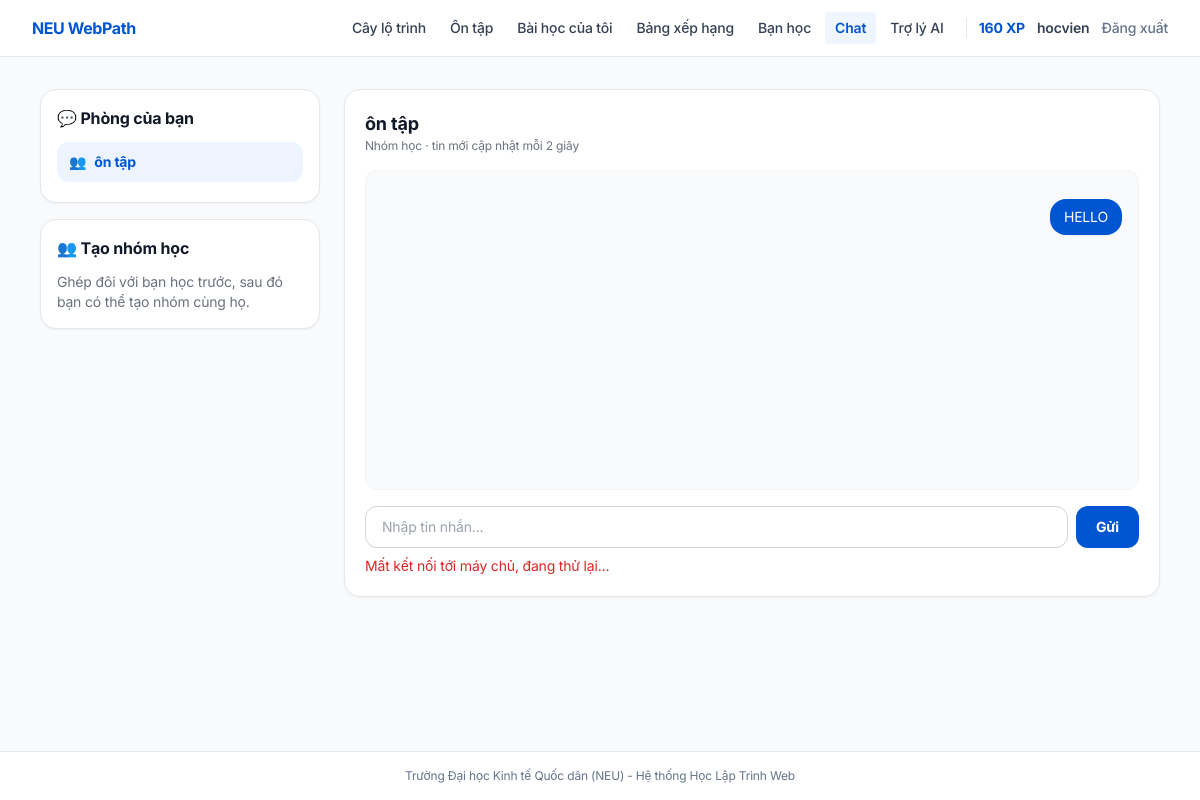
The app's page /chat/ (signed in) with its own data.
### app/models/schema.py (models this page shows, shortened)
class User(UserMixin, db.Model):
    __tablename__ = "users"
    id = db.Column(db.Integer, primary_key=True)
    username = db.Column(db.String(64), unique=True, nullable=False, index=True)
    email = db.Column(db.String(191), unique=True, nullable=False, index=True)
    password_hash = db.Column(db.String(255), nullable=False)
    role = db.Column(
        db.Enum("learner", "instructor", "admin", name="user_roles", native_enum=False),
        default="learner",
        nullable=False,
    )
    total_xp = db.Column(db.Integer, default=0, nullable=False)
    current_streak = db.Column(db.Integer, default=1, nullable=False)
    placement_done = db.Column(db.Boolean, default=False, nullable=False)
    placement_level = db.Column(db.String(100), default="Người mới bắt đầu (Tier 1)")
    current_focus_skill_id = db.Column(db.Integer, db.ForeignKey("skills.id", ondelete="SET NULL"))
    created_at = db.Column(db.DateTime, default=lambda: datetime.now(timezone.utc))
    focus_skill = db.relationship("Skill", foreign_keys=[current_focus_skill_id])
    badges = db.relationship("UserBadge", backref="user", cascade="all, delete-orphan")
    @property
    def is_admin_or_instructor(self) -> bool:
        return self.role in ("admin", "instructor")

### app/models/buddy.py (models this page shows)
class ChatRoom(db.Model):
    __tablename__ = "chat_rooms"
    id = db.Column(db.Integer, primary_key=True)
    type = db.Column(db.String(10), nullable=False)
    name = db.Column(db.String(100))
    created_by = db.Column(db.Integer, db.ForeignKey("users.id", ondelete="SET NULL"))
    created_at = db.Column(db.DateTime, default=_now)
    members = db.relationship("RoomMember", cascade="all, delete-orphan")
    __table_args__ = (CheckConstraint("type IN ('pair', 'group')", name="ck_room_type"),)

class Message(db.Model):
    __tablename__ = "messages"
    id = db.Column(db.Integer, primary_key=True)
    room_id = db.Column(db.Integer, db.ForeignKey("chat_rooms.id", ondelete="CASCADE"), nullable=False, index=True)
    user_id = db.Column(db.Integer, db.ForeignKey("users.id", ondelete="CASCADE"), nullable=False)
    content = db.Column(db.Text, nullable=False)
    created_at = db.Column(db.DateTime, default=_now)
    author = db.relationship("User")

### app/blueprints/chat.py (the view)
@chat_bp.route("/")
@login_required
def index():
    uid = current_user.id
    rooms = svc.list_rooms(uid)
    current = None
    room_id = request.args.get("room", type=int)
    if room_id:
        candidate = _my_room(room_id)
        if candidate:
            current = candidate
        else:
            flash("Bạn không có quyền vào phòng này.", "danger")
    if current is None and rooms:
        current = rooms[0][0]
    messages, can_send, other_id, current_title = [], False, None, ""
    if current:
        messages = svc.recent_messages(current.id)
        can_send = svc.can_send(uid, current)
        other_id = svc.other_member_id(current, uid) if current.type == "pair" else None
        current_title = svc.room_title(current, uid)
    partners = (
        User.query.filter(User.id.in_(svc.matched_partner_ids(uid))).order_by(User.username).all()
        if svc.matched_partner_ids(uid) else []
    )
    return render_template(
        "chat/index.html",
        rooms=rooms,
        current=current,
        messages=[_msg_dict(m) for m in messages],
        can_send=can_send,
        other_id=other_id,
        current_title=current_title,
        partners=partners,
    )

### app/blueprints/chat.py (called while the page is built)
def _msg_dict(m) -> dict:
    return {
        "id": m.id,
        "room_id": m.room_id,
        "user_id": m.user_id,
        "username": m.author.username,
        "content": m.content,
        "created_at": m.created_at.isoformat() if m.created_at else None,
    }

### app/models/schema.py (called while the page is built)
@login_manager.user_loader
def load_user(user_id: str):
    return db.session.get(User, int(user_id))

### app/services/buddy_service.py (called while the page is built)
def is_member(user_id: int, room: ChatRoom) -> bool:
    return any(m.user_id == user_id for m in room.members)

def room_title(room: ChatRoom, user_id: int) -> str:
    if room.type == "group":
        return room.name or "Nhóm học"
    other = next((m.user for m in room.members if m.user_id != user_id), None)
    return other.username if other else "Phòng riêng"

def list_rooms(user_id: int) -> list[tuple[ChatRoom, str]]:
    rooms = (
        ChatRoom.query.join(RoomMember, RoomMember.room_id == ChatRoom.id)
        .filter(RoomMember.user_id == user_id)
        .order_by(ChatRoom.id.desc())
        .all()
    )
    return [(r, room_title(r, user_id)) for r in rooms]

def can_send(user_id: int, room: ChatRoom) -> bool:
    if not is_member(user_id, room):
        return False
    if room.type == "pair":
        other = other_member_id(room, user_id)
        if other is not None and other in blocked_ids(user_id):
            return False
    return True

def recent_messages(room_id: int, limit: int = 50) -> list[Message]:
    msgs = Message.query.filter_by(room_id=room_id).order_by(Message.id.desc()).limit(limit).all()
    return list(reversed(msgs))

def matched_partner_ids(user_id: int) -> list[int]:
    my_rooms = [rid for (rid,) in db.session.query(RoomMember.room_id).filter(RoomMember.user_id == user_id).all()]
    if not my_rooms:
        return []
    pair_rooms = ChatRoom.query.filter(ChatRoom.id.in_(my_rooms), ChatRoom.type == "pair").all()
    return [m.user_id for r in pair_rooms for m in r.members if m.user_id != user_id]

### app/templates/chat/index.html (shortened to what this page needs)
{% extends "base.html" %}
{% block content %}
<div class="max-w-6xl mx-auto px-4 py-8 grid lg:grid-cols-[280px_1fr] gap-6">
  <aside class="space-y-4">
    <div class="bg-white rounded-2xl border border-gray-200 p-4 shadow-sm">
      <h2 class="font-bold text-gray-900 mb-3">💬 Phòng của bạn</h2>
      {% for room, title in rooms %}
        <a href="{{ url_for('chat.index', room=room.id) }}"
           class="flex items-center gap-2 px-3 py-2.5 rounded-xl text-sm mb-1 transition
                  {% if current and room.id == current.id %}bg-[#EEF4FF] text-[#0056D2] font-bold{% else %}text-gray-700 hover:bg-gray-50{% endif %}">
          <span>{{ '👥' if room.type == 'group' else '👤' }}</span>
          <span class="truncate">{{ title }}</span>
        </a>
      {% else %}
        <p class="text-sm text-gray-500 py-2">Chưa có phòng nào. Hãy ghép cặp bạn học ở trang <a class="text-[#0056D2] underline" href="{{ url_for('buddy.index') }}">Bạn học</a>.</p>
      {% endfor %}
    </div>
    <form method="POST" action="{{ url_for('chat.create_group') }}" class="bg-white rounded-2xl border border-gray-200 p-4 shadow-sm space-y-3">
      <h2 class="font-bold text-gray-900">👥 Tạo nhóm học</h2>
      {% if partners %}
        <input name="name" maxlength="100" required placeholder="Tên nhóm, ví dụ: Nhóm HTML tuần này"
               class="w-full border border-gray-300 rounded-xl px-3 py-2 text-sm focus:outline-none focus:ring-2 focus:ring-[#0056D2]">
        <p class="text-xs text-gray-500">Chọn bạn đã ghép đôi để đưa vào nhóm:</p>
        <div class="max-h-40 overflow-y-auto space-y-1">
          {% for u in partners %}
          <label class="flex items-center gap-2 text-sm px-2 py-1 rounded-lg hover:bg-gray-50">
            <input type="checkbox" name="member_ids" value="{{ u.id }}" class="w-4 h-4"> {{ u.username }}
          </label>
          {% endfor %}
        </div>
        <button class="w-full py-2.5 rounded-xl bg-[#0056D2] hover:bg-[#00419E] text-white text-sm font-bold">Tạo nhóm</button>
      {% else %}
        <p class="text-sm text-gray-500">Ghép đôi với bạn học trước, sau đó bạn có thể tạo nhóm cùng họ.</p>
      {% endif %}
    </form>
  </aside>
  <main class="space-y-6">
    {% if current %}
    <section class="bg-white rounded-2xl border border-gray-200 p-5 shadow-sm">
      <div class="flex flex-wrap items-center justify-between gap-3 mb-4">
        <div>
          <h2 class="font-bold text-gray-900 text-lg">{{ current_title }}</h2>
          <p class="text-xs text-gray-500">{{ 'Nhóm học' if current.type == 'group' else 'Phòng riêng' }} · tin mới cập nhật mỗi 2 giây</p>
        </div>
      </div>
      <div id="messages" class="h-80 overflow-y-auto rounded-xl bg-gray-50 border border-gray-100 p-4 space-y-3">
        {% for m in messages %}
        <div class="flex {{ 'justify-end' if m.user_id == current_user.id else 'justify-start' }}">
          <div class="max-w-[75%] rounded-2xl px-3.5 py-2 text-sm shadow-sm
                      {{ 'bg-[#0056D2] text-white' if m.user_id == current_user.id else 'bg-white text-gray-800 border border-gray-100' }}">
            <div class="whitespace-pre-wrap break-words">{{ m.content }}</div>
          </div>
        </div>
        {% endfor %}
      </div>
      <form id="send-form" class="flex gap-2 mt-4">
        <input id="msg-input" maxlength="500" autocomplete="off" {% if not can_send %}disabled{% endif %}
               placeholder="{{ 'Nhập tin nhắn...' if can_send else 'Không thể gửi tin trong phòng này' }}"
               class="flex-1 border border-gray-300 rounded-xl px-4 py-2.5 text-sm focus:outline-none focus:ring-2 focus:ring-[#0056D2] disabled:bg-gray-100">
        <button id="send-btn" {% if not can_send %}disabled{% endif %}
                class="px-5 py-2.5 rounded-xl bg-[#0056D2] hover:bg-[#00419E] text-white text-sm font-bold disabled:bg-gray-300">Gửi</button>
      </form>
      <p id="chat-error" class="text-sm text-red-600 mt-2 hidden"></p>
    </section>
    {% else %}
    <div class="bg-white rounded-2xl border border-dashed border-gray-300 p-10 text-center text-gray-500">
      Chọn một phòng ở bên trái, hoặc ghép đôi bạn học để bắt đầu trò chuyện.
    </div>
    {% endif %}
  </main>
</div>
{% endblock %}

### app/templates/base.html (shortened to what this page needs)
<!DOCTYPE html>
<html lang="vi">
<head>
    <script src="https://cdn.tailwindcss.com"></script>
    <link rel="stylesheet" href="{{ url_for('static', filename='css/responsive.css') }}">
</head>
<body class="min-h-screen flex flex-col bg-[#F8FAFC] text-slate-800">
    <header class="bg-white border-b border-slate-200 sticky top-0 z-50">
        <div class="w-full px-4 sm:px-8 min-h-[3.5rem] py-2 flex flex-wrap items-center justify-between gap-4">
            <a href="{{ url_for('main.index') }}" class="text-base font-bold text-[#0056D2] shrink-0 tracking-tight">
                NEU WebPath
            </a>
            <div class="flex flex-wrap items-center gap-3 ml-auto">
                <nav class="flex flex-wrap items-center gap-1 text-sm font-medium">
                    <a href="{{ url_for('skills.tree_view') }}" class="px-2.5 py-1.5 rounded transition whitespace-nowrap {% if 'skills' in (request.endpoint or '') %}bg-blue-50 text-[#0056D2] font-semibold{% else %}text-slate-700 hover:bg-slate-100{% endif %}">
                        Cây lộ trình
                    </a>
                    {% if current_user.is_authenticated %}
                        {% if current_user.role == 'learner' %}
                        <a href="{{ url_for('practice') }}" class="px-2.5 py-1.5 rounded transition whitespace-nowrap {% if request.endpoint in ('practice', 'main.practice') %}bg-blue-50 text-[#0056D2] font-semibold{% else %}text-slate-700 hover:bg-slate-100{% endif %}">
                            Ôn tập
                        </a>
                        {% endif %}
                        <a href="{{ url_for('main.dashboard') }}" class="px-2.5 py-1.5 rounded transition whitespace-nowrap {% if request.endpoint == 'main.dashboard' %}bg-blue-50 text-[#0056D2] font-semibold{% else %}text-slate-700 hover:bg-slate-100{% endif %}">
                            Bài học của tôi
                        </a>
                        <a href="{{ url_for('m16.leaderboard') }}" class="px-2.5 py-1.5 rounded transition whitespace-nowrap {% if request.endpoint == 'm16.leaderboard' %}bg-blue-50 text-[#0056D2] font-semibold{% else %}text-slate-700 hover:bg-slate-100{% endif %}">
                            Bảng xếp hạng
                        </a>
                        <a href="{{ url_for('buddy.index') }}" class="px-2.5 py-1.5 rounded transition whitespace-nowrap {% if request.blueprint == 'buddy' %}bg-blue-50 text-[#0056D2] font-semibold{% else %}text-slate-700 hover:bg-slate-100{% endif %}">
                            Bạn học
                        </a>
                        <a href="{{ url_for('chat.index') }}" class="px-2.5 py-1.5 rounded transition whitespace-nowrap {% if request.blueprint == 'chat' %}bg-blue-50 text-[#0056D2] font-semibold{% else %}text-slate-700 hover:bg-slate-100{% endif %}">
                            Chat
                        </a>
                        <a href="{{ url_for('ai.index') }}" class="px-2.5 py-1.5 rounded transition whitespace-nowrap {% if request.blueprint == 'ai' %}bg-blue-50 text-[#0056D2] font-semibold{% else %}text-slate-700 hover:bg-slate-100{% endif %}">
                            Trợ lý AI
                        </a>
                    {% endif %}
                </nav>
                <div class="flex items-center gap-3 pl-3 border-l border-slate-200 text-xs sm:text-sm">
                    {% if current_user.is_authenticated %}
                        <span class="font-bold text-[#0056D2] whitespace-nowrap">
                            <span id="nav-user-xp">{{ current_user.total_xp }}</span> XP
                        </span>
                        <span class="hidden sm:inline font-semibold text-slate-700 whitespace-nowrap">{{ current_user.username }}</span>
                        <a href="{{ url_for('auth.logout') }}" class="text-slate-500 hover:text-red-600 font-medium whitespace-nowrap">
                            Đăng xuất
                        </a>
                    {% endif %}
                </div>
            </div>
        </div>
    </header>
    <main class="flex-1">
        {% block content %}{% endblock %}
    </main>
    {% if request.endpoint != 'judge.workspace' %}
    <footer class="bg-white border-t border-slate-200 mt-10 py-4 text-center text-xs text-slate-500">
        Trường Đại học Kinh tế Quốc dân (NEU) - Hệ thống Học Lập Trình Web
    </footer>
    {% endif %}
</body>
</html>

### app/static/css/responsive.css (style rules this page uses)
:root { --touch-target-min: 44px; }
html, body { max-width: 100vw; overflow-x: hidden; -webkit-tap-highlight-color: transparent; }

### app/templates/base.html (style rules this page uses)
body { background-color: #F8FAFC; color: #1E293B; font-family: 'Inter', -apple-system, BlinkMacSystemFont, 'Segoe UI', Roboto, 'Helvetica Neue', Arial, sans-serif; -webkit-font-smoothing: antialiased; -moz-osx-font-smoothing: grayscale; letter-spacing: -0.011em; }

### records on screen
User: total_xp "160", username "hocvien"
ChatRoom: type "👥", name "ôn tập", type "Nhóm học"
Message: content "HELLO"
